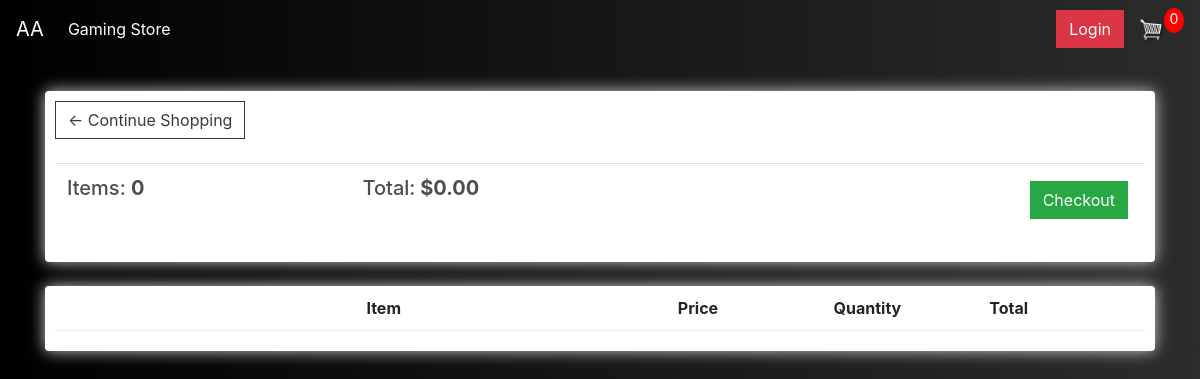
The page /cart/ (signed in) on the database as committed earlier.
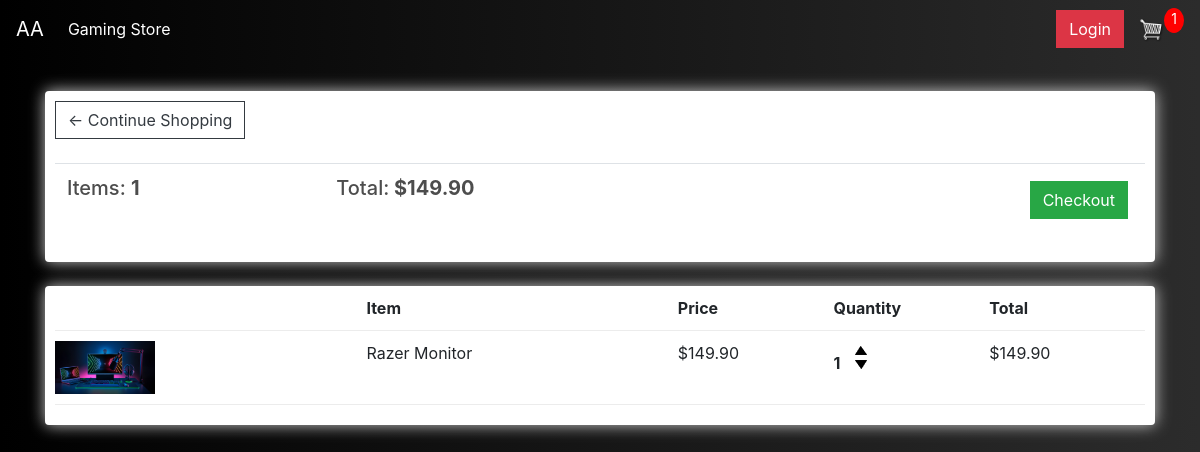
The same page on the database as committed later.
### store/models.py (models this page shows, shortened)
class Order(models.Model):
	customer = models.ForeignKey(Customer, on_delete=models.SET_NULL, null=True, blank=True)
	date_ordered = models.DateTimeField(auto_now_add=True)
	complete = models.BooleanField(default=False)
	transaction_id = models.CharField(max_length=100, null=True)
	@property
	def get_cart_total(self):
		orderitems = self.orderitem_set.all()
		total = sum([item.get_total for item in orderitems])
		return total
	@property
	def get_cart_items(self):
		orderitems = self.orderitem_set.all()
		total = sum([item.quantity for item in orderitems])
		return total

class OrderItem(models.Model):
	product = models.ForeignKey(Product, on_delete=models.SET_NULL, null=True)
	order = models.ForeignKey(Order, on_delete=models.SET_NULL, null=True)
	quantity = models.IntegerField(default=0, null=True, blank=True)
	date_added = models.DateTimeField(auto_now_add=True)
	@property
	def get_total(self):
		total = self.product.price * self.quantity
		return total

class Product(models.Model):
	name = models.CharField(max_length=200)
	price = models.FloatField()
	digital = models.BooleanField(default=False,null=True, blank=True)
	image = models.ImageField(null=True, blank=True)
	@property
	def imageURL(self):
		try:
			url = self.image.url
		except:
			url = ''
		return url

### store/views.py (the view)
# urls.py: path('cart/', views.cart, name="cart"),
def cart(request):
	if request.user.is_authenticated:
		customer = request.user.customer
		order, created = Order.objects.get_or_create(customer=customer, complete=False)
		items = order.orderitem_set.all()
		cartItems = order.get_cart_items
	else:
		items = []
		order = {'get_cart_total':0, 'get_cart_items':0, 'shipping':False}
		cartItems = order['get_cart_items']
	context = {'items':items, 'order':order, 'cartItems':cartItems}
	return render(request, 'store/cart.html', context)

### store/templates/store/cart.html
{% extends 'store/main.html' %}
{% load static %}
{% block content %}
<div class="row">
    <div class="col-lg-12">
        <div class="box-element">
            <a class="btn btn-outline-dark" href="{% url 'store' %}">&#x2190; Continue Shopping</a>
            <br>
            <br>
            <table class="table">
                <tr>
                    <th>
                        <h5>Items: <strong>{{order.get_cart_items}}</strong></h5>
                    </th>
                    <th>
                        <h5>Total:<strong> ${{order.get_cart_total|floatformat:2}}</strong></h5>
                    </th>
                    <th>
                        <a style="float:right; margin:5px;" class="btn btn-success" href="{% url 'checkout' %}">Checkout</a>
                    </th>
                </tr>
            </table>
        </div>
        <br>
        <div class="box-element">
            <div class="cart-row">
                <div style="flex:2"></div>
                <div style="flex:2"><strong>Item</strong></div>
                <div style="flex:1"><strong>Price</strong></div>
                <div style="flex:1"><strong>Quantity</strong></div>
                <div style="flex:1"><strong>Total</strong></div>
            </div>
            {% for item in items %}
            <div class="cart-row">
                <div style="flex:2"><img class="row-image" src="{{item.product.imageURL}}"></div>
                <div style="flex:2">
                    <p>{{item.product.name}}</p>
                </div>
                <div style="flex:1">
                    <p>${{item.product.price|floatformat:2}}</p>
                </div>
                <div style="flex:1">
                    <p class="quantity">{{item.quantity}}</p>
                    <div class="quantity">
                        <img data-product="{{item.product.id}}" data-action="add" class="chg-quantity update-cart" src="{% static  'images/arrow down.png' %}">
                        <img data-product=" {{item.product.id}}" data-action="remove" class="chg-quantity update-cart" src="{% static  'images/arrow up.png' %}">
                    </div>
                </div>
                <div style="flex:1">
                    <p>${{item.get_total|floatformat:2}}</p>
                </div>
            </div>
            {% endfor %}
        </div>
    </div>
</div>
{% endblock content %}

Rows that differ between the two databases and show on the page:
computed for Order: get_cart_items "0" → "1"; get_cart_total "0.00" → "149.90"
added OrderItem: product.imageURL (picture), product.name "Razer Monitor", product.price "149.90", quantity "1", get_total "149.90"
Other text that changed with them:
{{ cartItems }}: "0" → "1"
